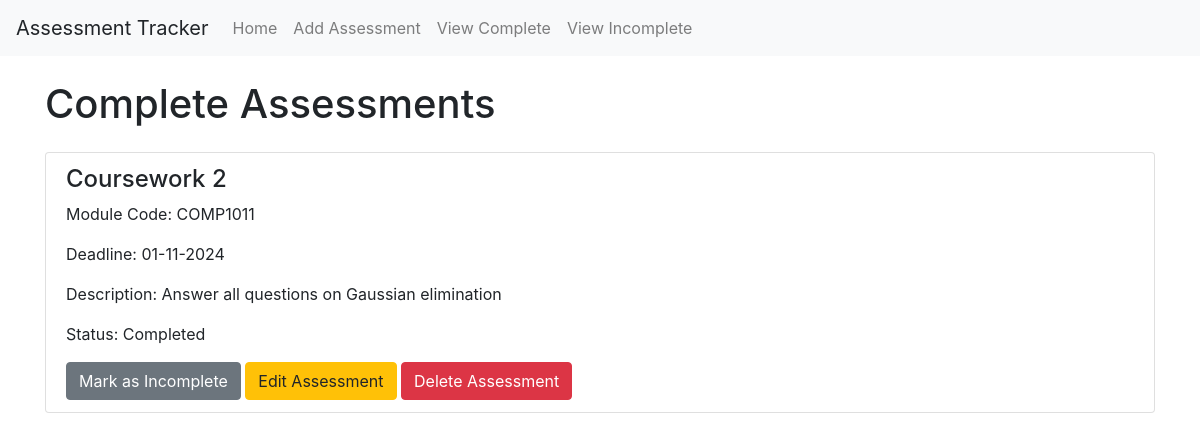
Page /view_complete on the earlier database version.
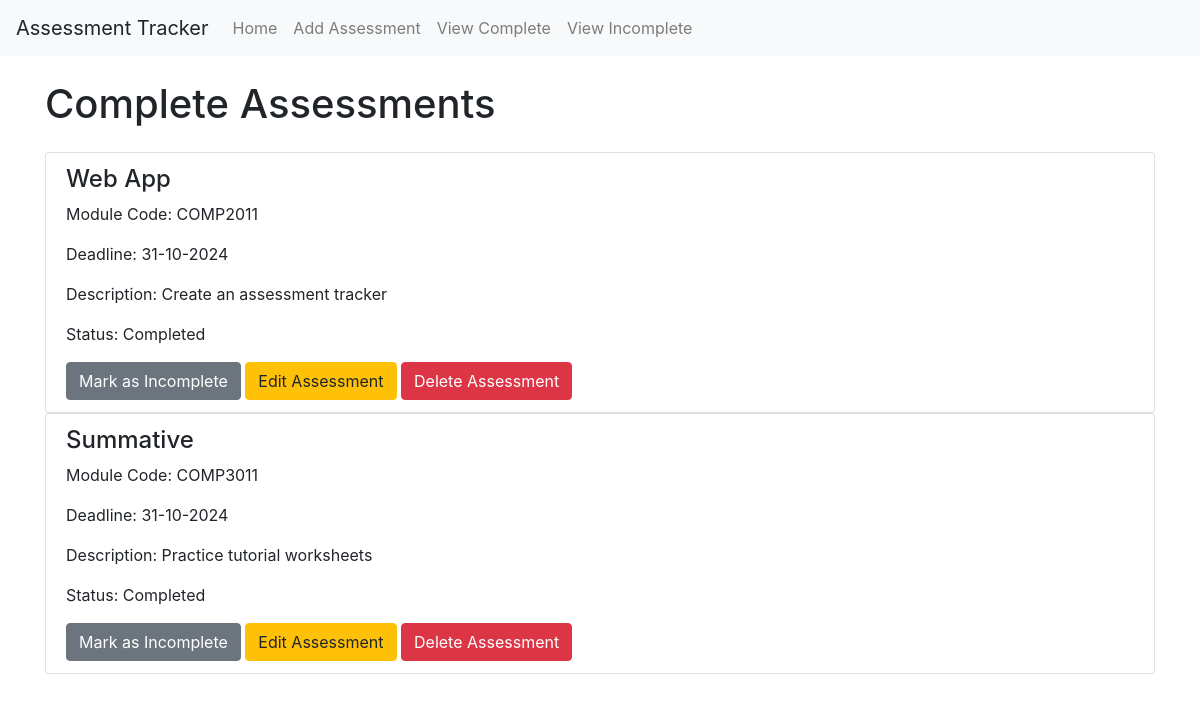
Same page on the later database version.
### app/models.py (models this page shows)
class Assessment(db.Model):
    id = db.Column(db.Integer, primary_key=True)
    title = db.Column(db.String(100), nullable=False)
    module_code = db.Column(db.String(100), nullable=False)
    deadline = db.Column(db.DateTime, nullable=False)
    description = db.Column(db.Text, nullable=False)
    completed = db.Column(db.Boolean, default=False)

### app/views.py (the view)
@app.route('/view_complete')
def view_complete():
    complete_assessments = Assessment.query.filter_by(completed=True).all()
    return render_template('complete.html', assessments=complete_assessments)

### app/templates/complete.html (shortened to what this page needs)
{% extends "base.html" %}
{% block content %}
<h1 class="my-4">Complete Assessments</h1>
{% if assessments %}
    {% for assessment in assessments %}
    <ul class="list-group">
        <li class="list-group-item">
            <h4>{{ assessment.title }}</h4>
            <p>Module Code: {{ assessment.module_code }}</p>
            <p>Deadline: {{ assessment.deadline.strftime('%d-%m-%Y') }}</p>
            <p>Description: {{ assessment.description }}</p>
            <p>Status: Completed</p>
            <form action="{{ url_for('incomplete_button', id=assessment.id) }}" method="post" style="display: inline;">
                <button type="submit" class="btn btn-secondary">Mark as Incomplete</button>
            </form>
            <a href="{{ url_for('edit_assessment', id=assessment.id) }}" class="btn btn-warning">Edit Assessment</a>
            <a href="{{ url_for('delete_assessment', id=assessment.id) }}" class="btn btn-danger">Delete Assessment</a>
        </li>
    </ul>
    {% endfor %}
{% else %}
    <p>All assessments are incomplete!</p>
{% endif %}
{% endblock %}

Differences in the rows shown:
no longer on this page (row edited): Assessment: title "Coursework 2", module_code "COMP1011", deadline "01-11-2024", description "Answer all questions on Gaussian elimination"
now on this page (row edited): Assessment: title "Web App", module_code "COMP2011", deadline "31-10-2024", description "Create an assessment tracker"
added Assessment: title "Summative", module_code "COMP3011", deadline "31-10-2024", description "Practice tutorial worksheets"
